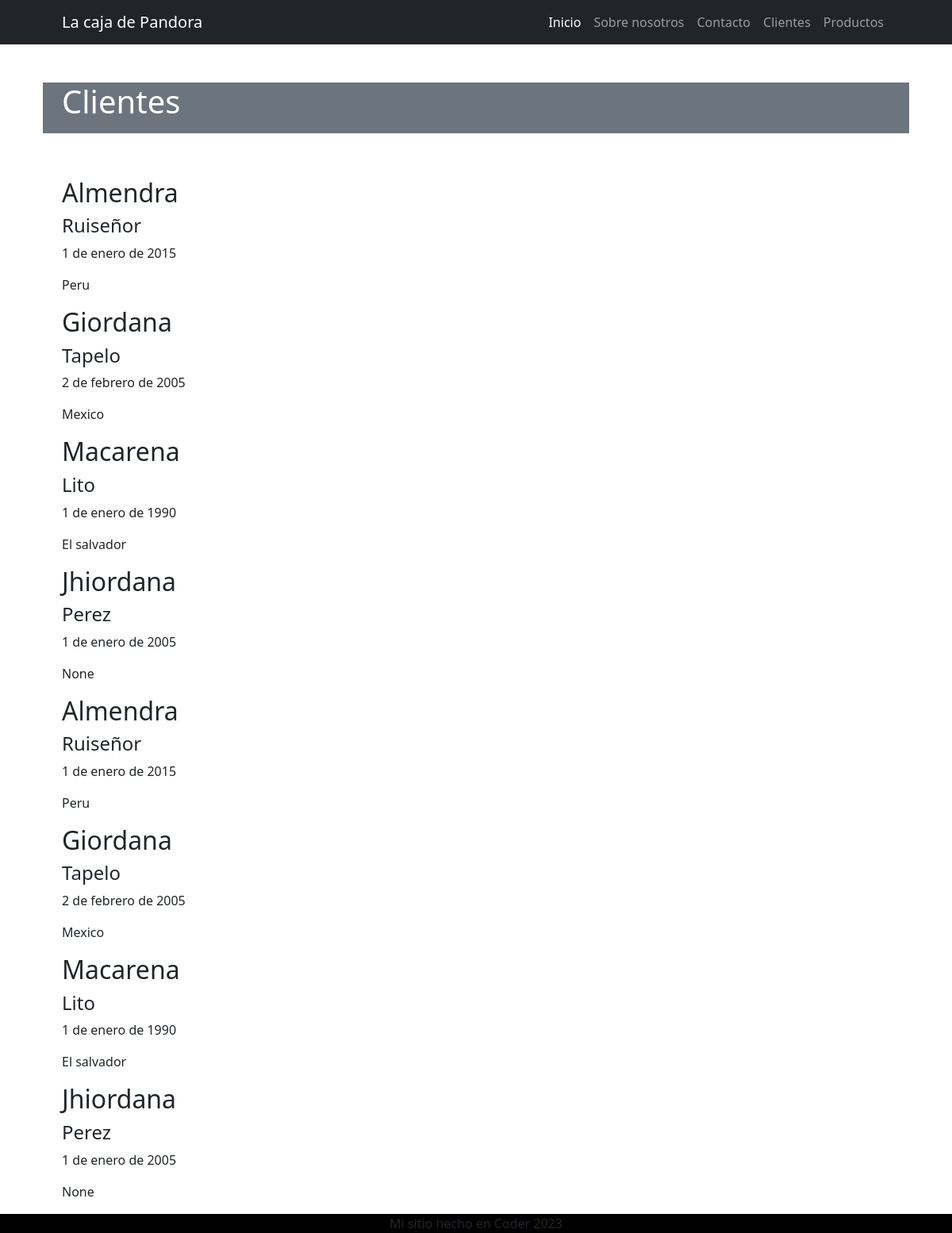
Page /cliente/ on the earlier database version.
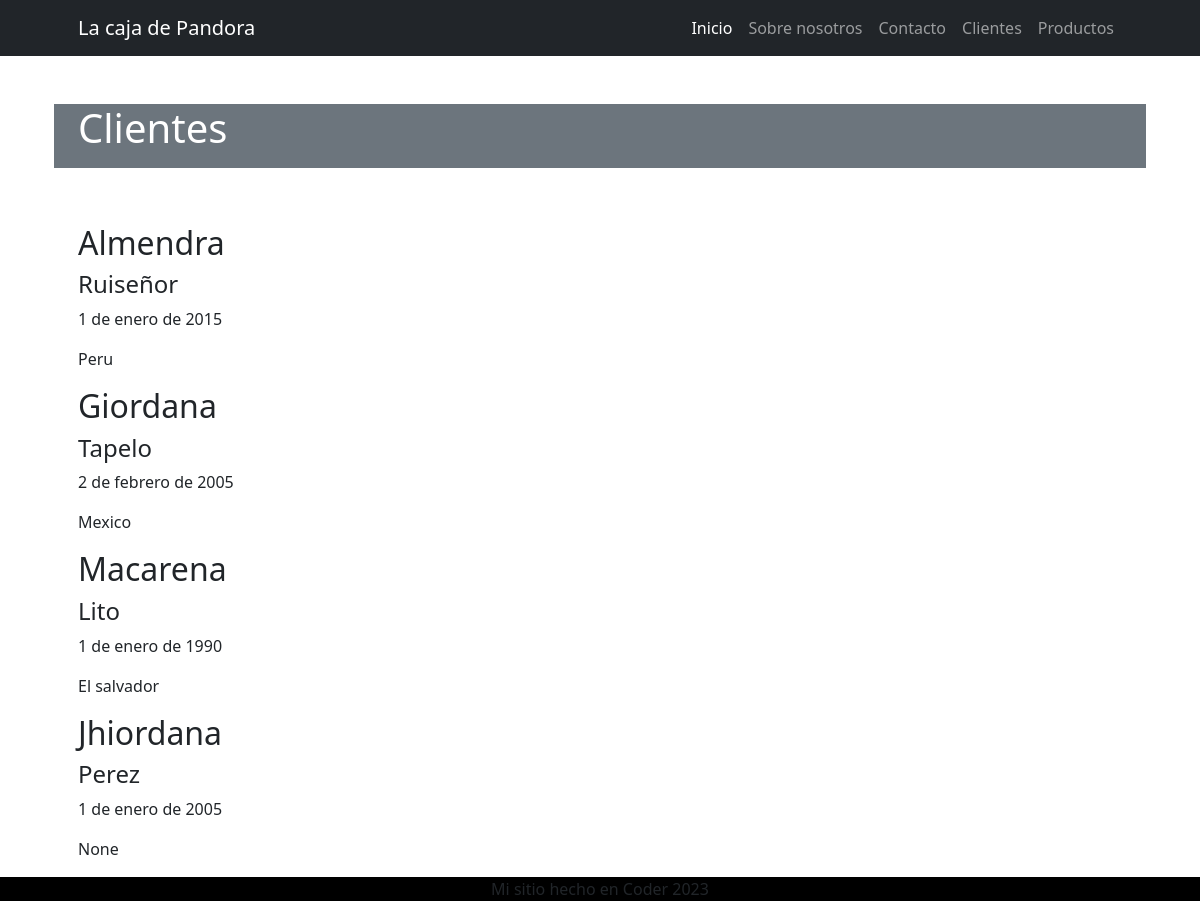
Same page on the later database version.
### apps/cliente/models.py (models this page shows, shortened)
class Cliente(models.Model):
    nombre = models.CharField(max_length=50)
    apellido = models.CharField(max_length=50)
    nacimiento = models.DateField(null=True)
    pais_origen_id = models.ForeignKey(Pais, on_delete=models.SET_NULL, null=True,blank=True)

class Pais(models.Model):
    nombre = models.CharField(max_length=50)
    def __str__(self):
        return self.nombre

### apps/cliente/views.py (the view)
# urls.py: path("",home,name="home"),
def home(request):
    clientes_registros=Cliente.objects.all()
    contexto={"clientes": clientes_registros}
    return render (request,"cliente/index.html",contexto)

### apps/cliente/templates/cliente/index.html
{% extends 'home/index.html' %}
{% block INDEX_TITULO %}
    Clientes
{% endblock INDEX_TITULO %}
{% block INDEX_CONTENIDO %}
    {% for cliente in clientes %}
        <h2>{{cliente.nombre}}</h2>
        <h4>{{cliente.apellido}}</h4>
        <p>{{cliente.nacimiento}}</p>
        <p>{{cliente.pais_origen_id}}</p>
    {% endfor %}
    <a href="{% url 'Home:home' %}">Ir al menu principal</a>
{% endblock INDEX_CONTENIDO %}

### apps/home/templates/home/index.html (shortened to what this page needs)
{% extends 'home/base.html' %}
{% load static %}
{% block BASE_CONTENIDO %}
    <div class="row gx-4 gx-lg-5 align-items-center my-5">
        <h1 class="pb-lg-3 text-bg-secondary">
        {% block INDEX_TITULO %}{% endblock INDEX_TITULO %}
    </div>
    {% block INDEX_CONTENIDO %}{% endblock INDEX_CONTENIDO %}
{% endblock BASE_CONTENIDO %}

### apps/home/templates/home/base.html (shortened to what this page needs)
{% load static %}
<!DOCTYPE html>
<html lang="es">
    <head>
        <link href=" {% static 'home/css/styles.css' %} " rel="stylesheet" />
    </head>
    <body>
        {% include 'home/navbar.html' %}
        <div class="container px-4 px-lg-5">
            {% block BASE_CONTENIDO %}
            {% endblock BASE_CONTENIDO %}
        </div>
        {% include 'home/footer.html' %}
    </body>
</html>

### apps/home/templates/home/navbar.html (shortened to what this page needs)
<nav class="navbar navbar-expand-lg navbar-dark bg-dark">
    <div class="container px-5">
        <a class="navbar-brand" href="#!">La caja de Pandora</a>
        <div class="collapse navbar-collapse" id="navbarSupportedContent">
            <ul class="navbar-nav ms-auto mb-2 mb-lg-0">
                <li class="nav-item"><a class="nav-link active" aria-current="page" href="{% url 'Home:home' %}">Inicio</a></li>
                <li class="nav-item"><a class="nav-link" href="#!">Sobre nosotros</a></li>
                <li class="nav-item"><a class="nav-link" href="#!">Contacto</a></li>
                <li class="nav-item"><a class="nav-link" href="{% url 'cliente:home' %}">Clientes</a></li>
                <li class="nav-item"><a class="nav-link" href="{% url 'producto:home' %}">Productos</a></li>
            </ul>
        </div>
    </div>
</nav>

### apps/home/templates/home/footer.html
<footer class="bg-black fixed-bottom ">
    <div class="container px-4 px-lg-5"><p class="m-0 text-center text-green">Mi sitio hecho en Coder 2023</p></div>
</footer>

Differences in the rows shown:
removed Cliente: nombre "Almendra", apellido "Ruiseñor", nacimiento "1 de enero de 2015", pais_origen_id "Peru"
removed Cliente: nombre "Giordana", apellido "Tapelo", nacimiento "2 de febrero de 2005", pais_origen_id "Mexico"
removed Cliente: nombre "Macarena", apellido "Lito", nacimiento "1 de enero de 1990", pais_origen_id "El salvador"
removed Cliente: nombre "Jhiordana", apellido "Perez", nacimiento "1 de enero de 2005", pais_origen_id "None"
